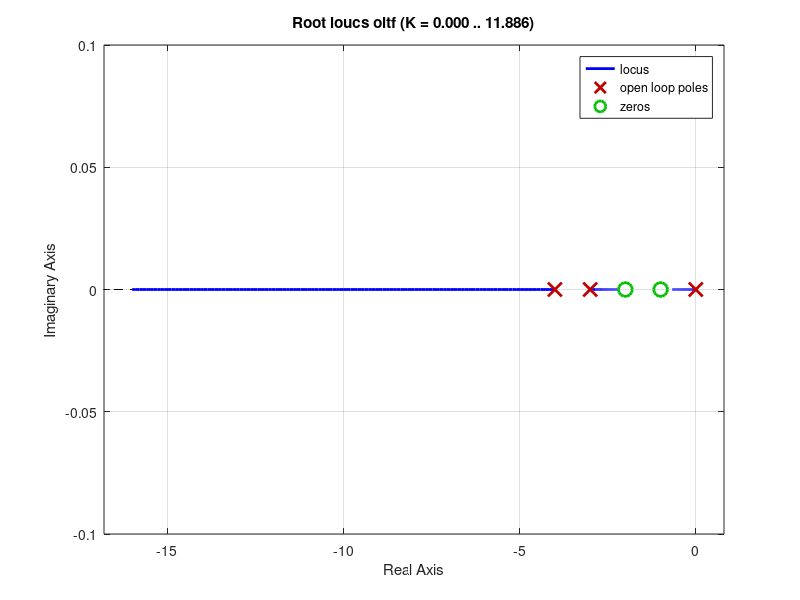

The MATLAB source for this figure:
#G(s)= [k*(s+1)(s+2)]/[s(s+3)(s+4)]


zeros=[-1 -2];
num=poly(zeros);
poles=[0 -3 -4];
denom=poly(poles);
oltf=tf(num,denom);
rlocus(oltf)
